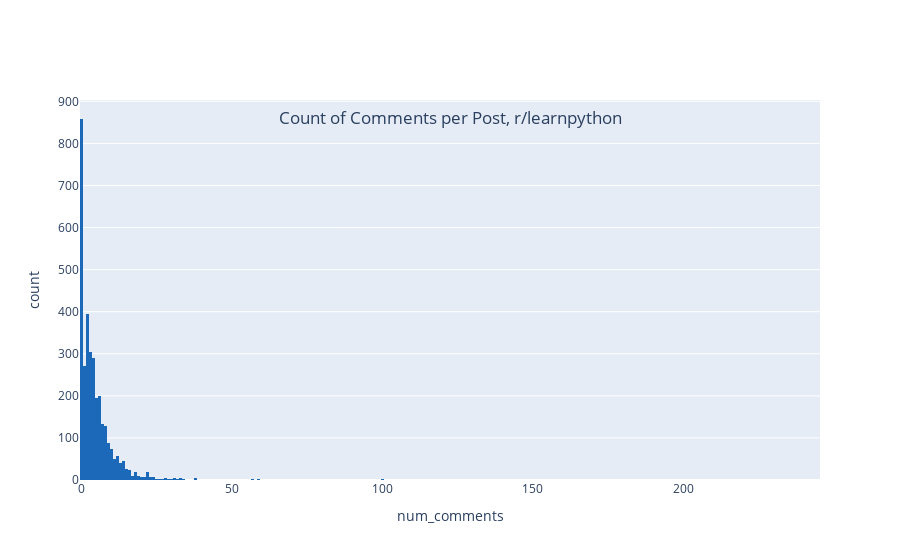

The notebook cell this image was saved under:
### Markdown cell above
Next I looked into distibution of comment counts, and posts that had an abnormally high number of comments.

### Code cell
fig = px.histogram(
    data_frame=learnpy,
    x="num_comments",
    title="Count of Comments per Post, r/learnpython",
    color_discrete_sequence=['#1C68B9', '#E84C3C']
)
fig.update_layout(title_x=0.5, title_y=0.8)

### Figure 1 — Plotly figure (JSON) as saved in the notebook; plotly's stock layout.template omitted (floating-point values rounded to 4 significant figures; data arrays with more than 128 entries replaced by an {"elided": "..."} marker saying what was removed)
{"data": [{"alignmentgroup": "True", "bingroup": "x", "hovertemplate": "num_comments=%{x}<br>count=%{y}<extra></extra>", "legendgroup": "", "marker": {"color": "#1C68B9", "pattern": {"shape": ""}}, "name": "", "offsetgroup": "", "orientation": "v", "showlegend": false, "type": "histogram", "x": {"elided": "3328 int values"}, "xaxis": "x", "yaxis": "y"}], "layout": {"autosize": true, "barmode": "relative", "legend": {"tracegroupgap": 0}, "title": {"text": "Count of Comments per Post, r/learnpython", "x": 0.5, "y": 0.8}, "xaxis": {"anchor": "y", "autorange": true, "domain": [0, 1], "range": [-0.5, 245.5], "title": {"text": "num_comments"}, "type": "linear"}, "yaxis": {"anchor": "x", "autorange": true, "domain": [0, 1], "range": [0, 903.2], "title": {"text": "count"}}}}
